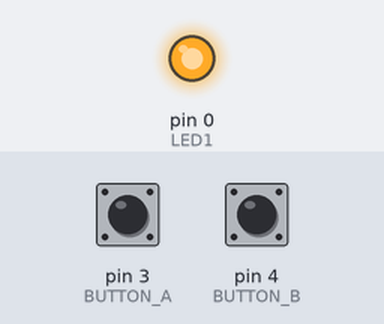
The sketch below on a simulated Arduino Uno, built with avr-gcc and run on an emulated ATmega328P. Shown: output pins drawn as LEDs (lit = HIGH). The inputs (shaded band) are chosen by the test bench; at power-on: pin 3 (BUTTON_A) LOW, pin 4 (BUTTON_B) LOW.

Above: at 3.2 s.
3.3 s: pin 3 (BUTTON_A) pulled HIGH for 0.15 s
At 4.1 s:
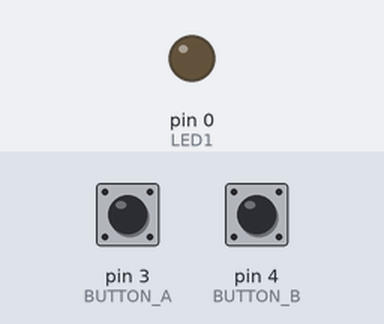
4.9 s: pin 4 (BUTTON_B) pulled HIGH for 0.15 s
At 5.3 s:
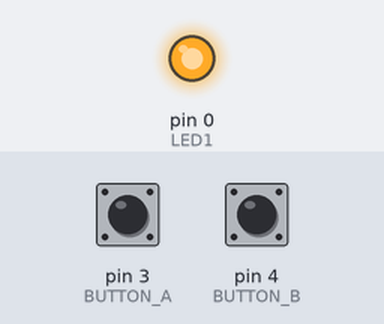
6.5 s: pin 4 (BUTTON_B) pulled HIGH for 1 s
At 7.8 s:
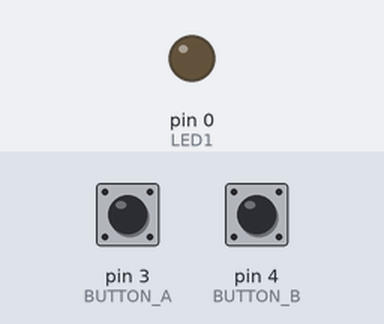
Timing chart, 0 to 9.5 s (numbered marks = the images above; inputs shaded):
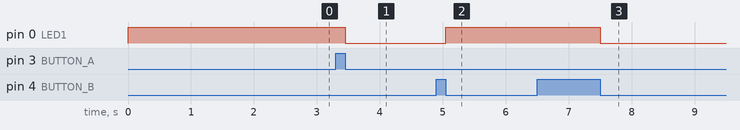

Measured:
- after the input at 3.3 s, pin 0 (LED1): HIGH → LOW after 0.15 s
- after the input at 4.9 s, pin 0 (LED1): LOW → HIGH after 0.15 s
- after the input at 6.5 s, pin 0 (LED1): HIGH → LOW after 1.0 s

The sketch:

INF351_counting.ino
```cpp
/* Code for use in INF 351 - Counting Computer
 *
 *  for ATTiny
 *

   History
   =======
   2019/Sept/23  - First release (mattratto)
*/

int LED1 = 0;

int countNum = 0;

int BUTTON_A=3;
int BUTTON_B=4;

int buttonStateA = 0;         // current state of the button
int lastButtonStateA = 0;     // previous state of the button
int buttonStateB = 0;         // current state of the button
int lastButtonStateB = 0;     // previous state of the button

int button_press;

void setup(void)
{

pinMode(LED1, OUTPUT);


digitalWrite(LED1, HIGH);

delay(2000);
digitalWrite(LED1, LOW);


pinMode(BUTTON_A, INPUT);
pinMode(BUTTON_B, INPUT);

}

void loop(void)
{
  //check buttons
  buttonStateA = digitalRead(BUTTON_A);
  buttonStateB = digitalRead(BUTTON_B);

  // compare the buttonState to its previous state
  if (buttonStateA != lastButtonStateA) {
    if (buttonStateA == LOW) { //try with HIGH and LOW - want activate on press or on release?
     button_press =1;
    }
    }else if (buttonStateB != lastButtonStateB) {
    if (buttonStateB == LOW) { //try with HIGH and LOW - want activate on press or on release?
     button_press =2;
    }
    }else button_press=0;

   lastButtonStateA = buttonStateA;
   lastButtonStateB = buttonStateB;

// Process data here
if (button_press ==1) {
  countNum++;
  button_press=0;
}else if (button_press ==2) {
  countNum--;
  button_press=0;
}

if (countNum ==0) {
  digitalWrite(LED1, HIGH);
}else digitalWrite(LED1,LOW);

}
```
